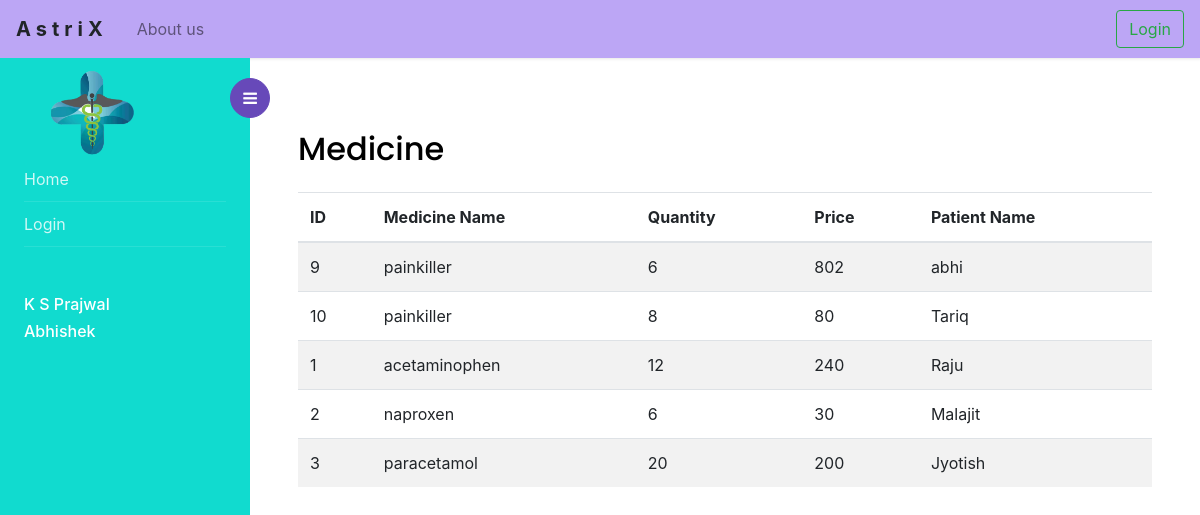
/medicine/, run on the app's committed database.
### management/models.py (models this page shows, shortened)
class Medicine(models.Model):
    mno = models.CharField(max_length=50,null = False,unique=True,verbose_name = "Medicine ID")
    mname = models.CharField(max_length=50,null=False,verbose_name = "Medicine Name")
    quantity = models.PositiveIntegerField(null=False,verbose_name = "Quantity")
    price = models.CharField(max_length=50,null=False,verbose_name = "Price")
    pname = models.ForeignKey(Patients, on_delete=models.CASCADE,verbose_name = "Patient Name")

class Patients(models.Model):
    firstName = models.CharField(max_length=50,null=False,verbose_name = "First name")
    lastName = models.CharField(max_length=50,null=False,verbose_name = "Last name")
    email = models.EmailField(max_length=254)
    pid = models.PositiveIntegerField(null=False,unique=True,default=1,verbose_name = "Patient ID")
    bloodGroup = models.CharField(max_length=3,null=False,verbose_name = "Blood Group")
    age = models.PositiveIntegerField(verbose_name = "Age")
    address = models.CharField(max_length=50,null=False,verbose_name = "Address")
    phNo = models.CharField( max_length=10,verbose_name = "Phone Number")
    def __str__(self):
        return self.firstName

### management/views.py (the view)
# urls.py: path("medicine/",Medicine.as_view(),name='medicine'),
class Medicine(ListView):
    model = Medicine
    template_name = "medicine.html"

### templates/medicine.html (shortened to what this page needs)
{% extends "base.html" %}
{% block content %}
<div class="p-4 p-md-5 pt-5">
    <h2 class="mt-4">Medicine</h2>
    <table class="table table-striped table-hover mt-4">
  <thead>
    <tr>
      <th scope="col">ID</th>
      <th scope="col">Medicine Name</th>
      <th scope="col">Quantity</th>
      <th scope="col">Price</th>
      <th scope="col">Patient Name</th>
    </tr>
  </thead>
  <tbody>
    {% for object in object_list %}
    <tr>
      <td>{{ object.mno }}</td>
      <td>{{ object.mname }}</td>
      <td>{{ object.quantity }}</td>
      <td>{{ object.price }}</td>
      <td>{{ object.pname }}</td>
    </tr>
    {% empty %}
    <li>No objects yet.</li>
    {% endfor %}
   </div>
{% endblock %}

### templates/base.html (style rules this page uses)
* { transition: 3s linear; }

### data on the page
Medicine: mno "9", mname "painkiller", quantity "6", price "802", pname "abhi"
Medicine: mno "10", mname "painkiller", quantity "8", price "80", pname "Tariq"
Medicine: mno "1", mname "acetaminophen", quantity "12", price "240", pname "Raju"
Medicine: mno "2", mname "naproxen", quantity "6", price "30", pname "Malajit"
Medicine: mno "3", mname "paracetamol", quantity "20", price "200", pname "Jyotish"
